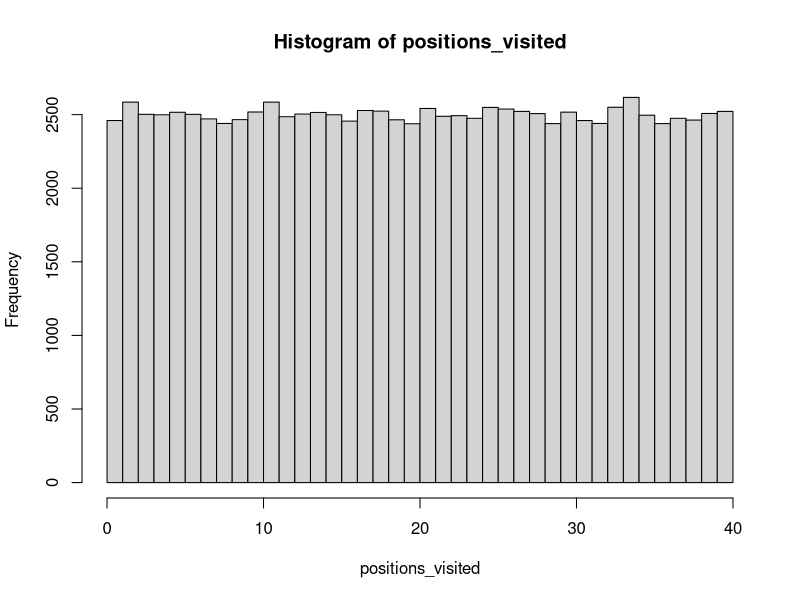
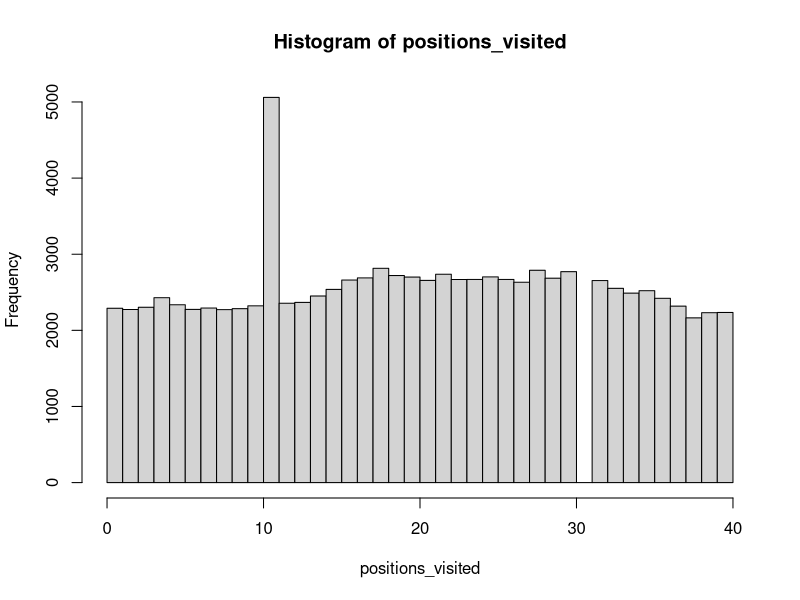

These figures' R source, in order:
## ---- chunk 1
num_turns <- 100000 # number of turns to take

current_board_position <- 0 # start on the GO space

move_size <- rep(0, num_turns)
positions_visited <- rep(0, num_turns)

# use a for loop to simulate a number of turns
for (turn in 1:num_turns) {

  # roll two dice
  die_values <- sample(c(1:6), 2, replace = TRUE)

  # move player position

  # number of positions to move
  plus_move <- sum(die_values)

  # compute new board position
  new_board_position <- current_board_position + plus_move

  # update board position (this corrects for the fact the board is circular)
  current_board_position <- (new_board_position %% 40)

  # store position visited
  positions_visited[turn] <- current_board_position

}

## ---- chunk 2
hist(positions_visited, breaks = seq(0, 40, len = 41), right = FALSE)
## ---- chunk 3
 num_turns <- 100000 # number of turns to take

current_board_position <- 0 # start on the GO space
go_to_jail_position <- 30 # the go to jail space
jail_position <- 10 # jail space

move_size <- rep(0, num_turns)
positions_visited <- rep(0, num_turns)

# use a for loop to simulate a number of turns
for (turn in 1:num_turns) {

  # roll two dice
  die_values <- sample(c(1:6), 2, replace = TRUE)

  # move player position

  # number of positions to move
  plus_move <- sum(die_values)

  # compute new board position
  new_board_position <- current_board_position + plus_move

  # if land on GO TO JAIL square, then go backwards to the JAIL square
  if (new_board_position == go_to_jail_position) {
    new_board_position <- jail_position
  }

  # update board position (this corrects for the fact the board is circular)
  current_board_position <- (new_board_position %% 40)

  # store position visited
  positions_visited[turn] <- current_board_position

}
## ---- chunk 4
hist(positions_visited, breaks = seq(0, 40, len = 41), right = FALSE)
